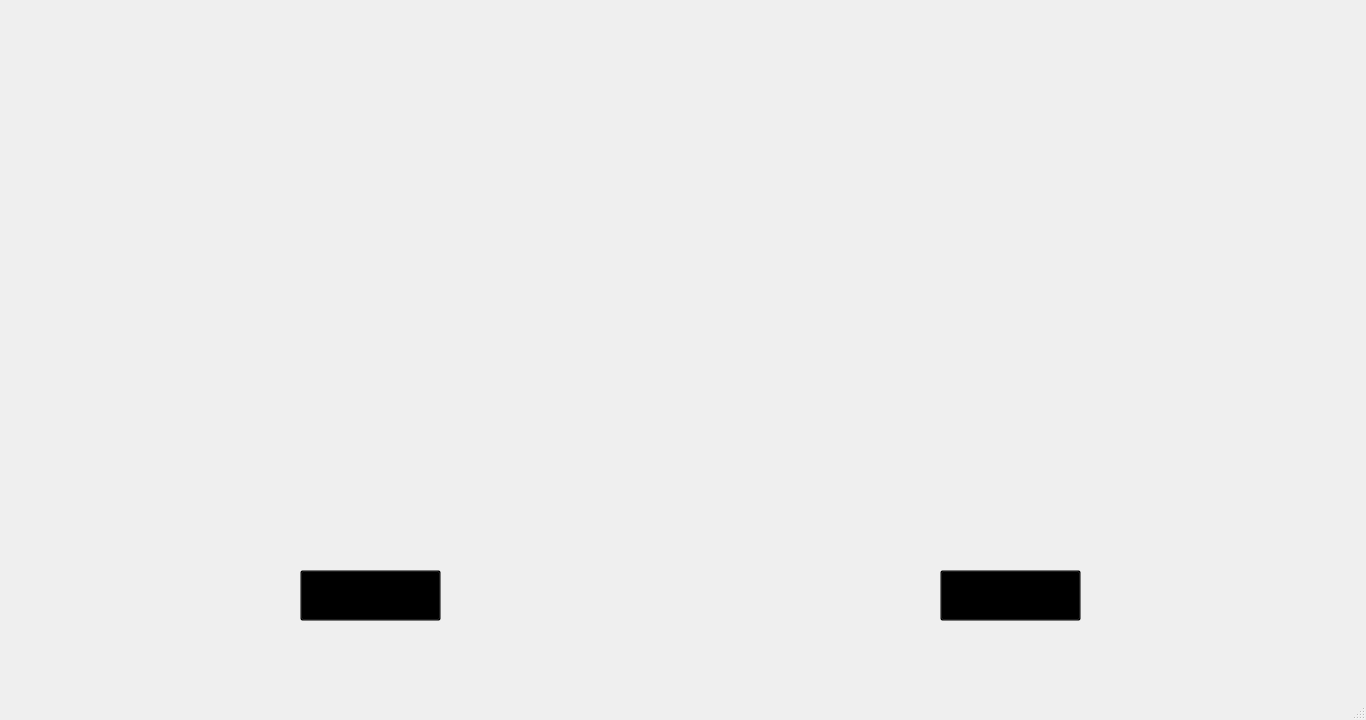
<?xml version="1.0" encoding="UTF-8"?>
<ui version="4.0">
 <class>MainWindow</class>
 <widget class="QMainWindow" name="MainWindow">
  <property name="geometry">
   <rect>
    <x>0</x>
    <y>0</y>
    <width>1366</width>
    <height>720</height>
   </rect>
  </property>
  <property name="minimumSize">
   <size>
    <width>1366</width>
    <height>720</height>
   </size>
  </property>
  <property name="maximumSize">
   <size>
    <width>1366</width>
    <height>720</height>
   </size>
  </property>
  <property name="windowTitle">
   <string>MainWindow</string>
  </property>
  <widget class="QWidget" name="centralwidget">
   <widget class="QLabel" name="label">
    <property name="geometry">
     <rect>
      <x>0</x>
      <y>0</y>
      <width>1366</width>
      <height>720</height>
     </rect>
    </property>
    <property name="minimumSize">
     <size>
      <width>1366</width>
      <height>720</height>
     </size>
    </property>
    <property name="maximumSize">
     <size>
      <width>1366</width>
      <height>720</height>
     </size>
    </property>
    <property name="styleSheet">
     <string notr="true">
background-image: url(:/newPrefix/select quotes menu fg b.png);</string>
    </property>
    <property name="text">
     <string/>
    </property>
   </widget>
   <widget class="QPushButton" name="add_choose">
    <property name="geometry">
     <rect>
      <x>300</x>
      <y>570</y>
      <width>141</width>
      <height>51</height>
     </rect>
    </property>
    <property name="styleSheet">
     <string notr="true">background-color: transparent;</string>
    </property>
    <property name="text">
     <string/>
    </property>
   </widget>
   <widget class="QPushButton" name="edit_choose">
    <property name="geometry">
     <rect>
      <x>940</x>
      <y>570</y>
      <width>141</width>
      <height>51</height>
     </rect>
    </property>
    <property name="styleSheet">
     <string notr="true">background-color: transparent;</string>
    </property>
    <property name="text">
     <string/>
    </property>
   </widget>
  </widget>
  <widget class="QMenuBar" name="menubar">
   <property name="geometry">
    <rect>
     <x>0</x>
     <y>0</y>
     <width>1366</width>
     <height>21</height>
    </rect>
   </property>
  </widget>
  <widget class="QStatusBar" name="statusbar"/>
 </widget>
 <resources>
  <include location="QM.qrc"/>
 </resources>
 <connections/>
</ui>
